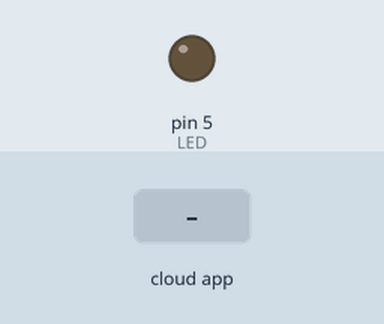
Recording of a sketch running on a simulated Arduino Uno, built with avr-gcc and run on an emulated ATmega328P. On the bench: output pins drawn as LEDs (lit = HIGH). The inputs (shaded band) are chosen by the test bench. The ROS host is connected and sends only what is stated.

Above: at 1.2 s.
1.3 s: the phone or cloud app sets msgArduino to 0
At 2.2 s:
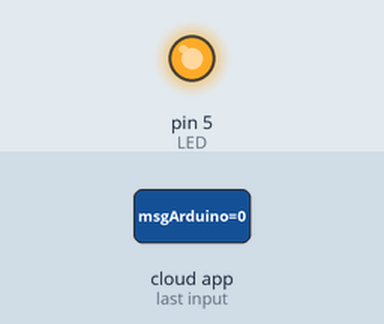
Timing chart, 0 to 4.3 s (numbered marks = the images above; inputs shaded):
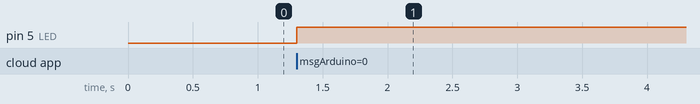

The sketch:

conexRos.ino
```cpp
#include <ros.h>
#include <std_msgs/Int32.h>

ros::NodeHandle nh;
std_msgs::Int32 str_msg;
ros :: Publisher pub("/msgFromArduino", &str_msg );

// LED: Puerto
int LED = 5;

// Implementar un suscriptor
void message_ros(const std_msgs::Int32& ros_msg){

  digitalWrite(LED, HIGH);
  delay(3000); // espera por 3 seg
 int string_variable = ros_msg.data; // EG: Como obtener contenido de ros_msg
  // Inicia el mensaje de regreso
  str_msg.data = 1;
  pub.publish(&str_msg);
}


// Declarar suscriptor

ros :: Subscriber<std_msgs :: Int32> sub("/msgArduino", &message_ros );

void setup() {

  nh.initNode();
  nh.advertise(pub);

  // Inicializar suscriptor
  nh.subscribe(sub);

  // LED
  pinMode(LED, OUTPUT);
}

void loop() {
  // Para publicar un mensaje
  //str_msg.data = string_variable;
  //chatter.publish(&str_msg);

  nh.spinOnce();

}

// Prender o apagar un LED, con una sintaxis más sencilla
// 0 - Apagado
// 1 - Prendido
void ledStatus(int status){
  if (status) {
    digitalWrite(LED, HIGH);
  }
  else{
    digitalWrite(LED, LOW);
  }
}
```

Measured:
- after the input at 1.3 s, pin 5 (LED): LOW → HIGH at once
